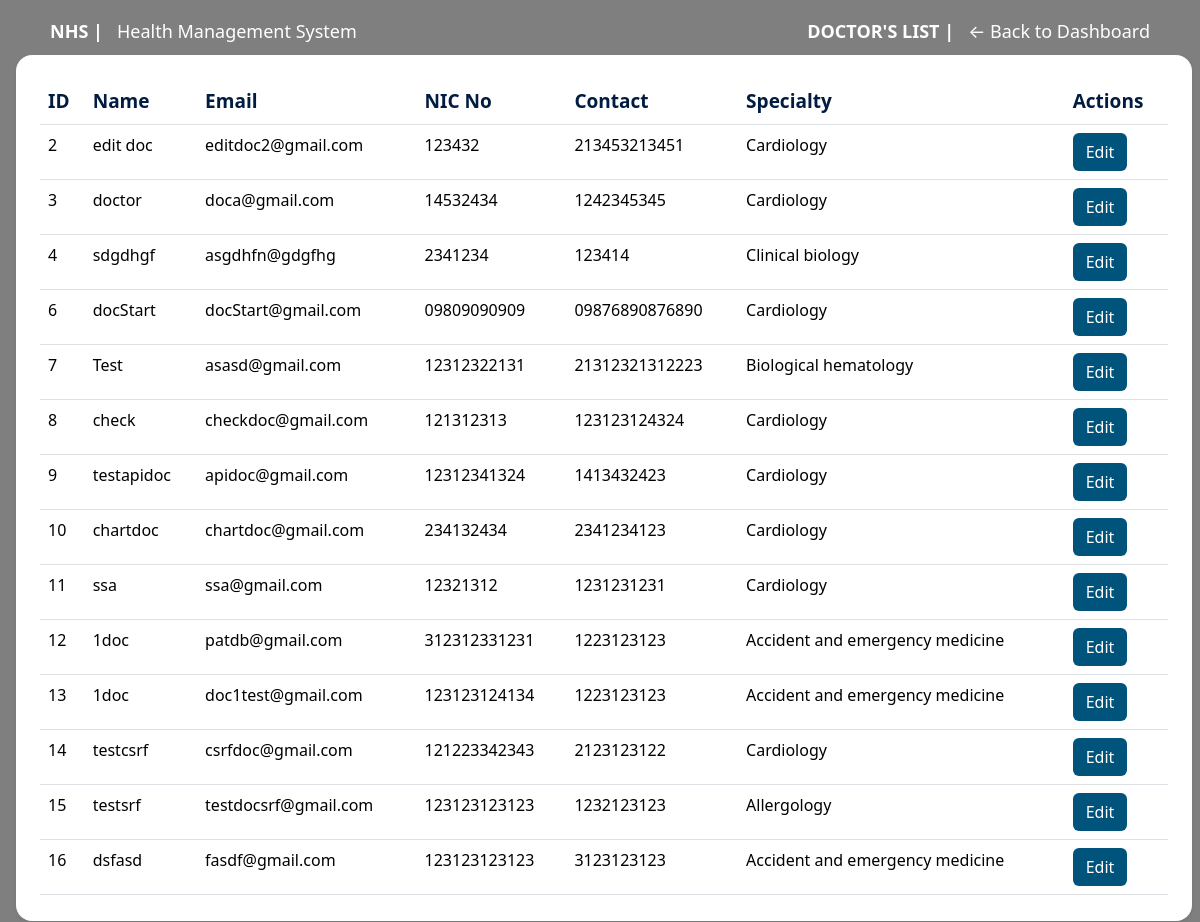
/admin/doctors (signed in), run on an earlier commit of the app's database.
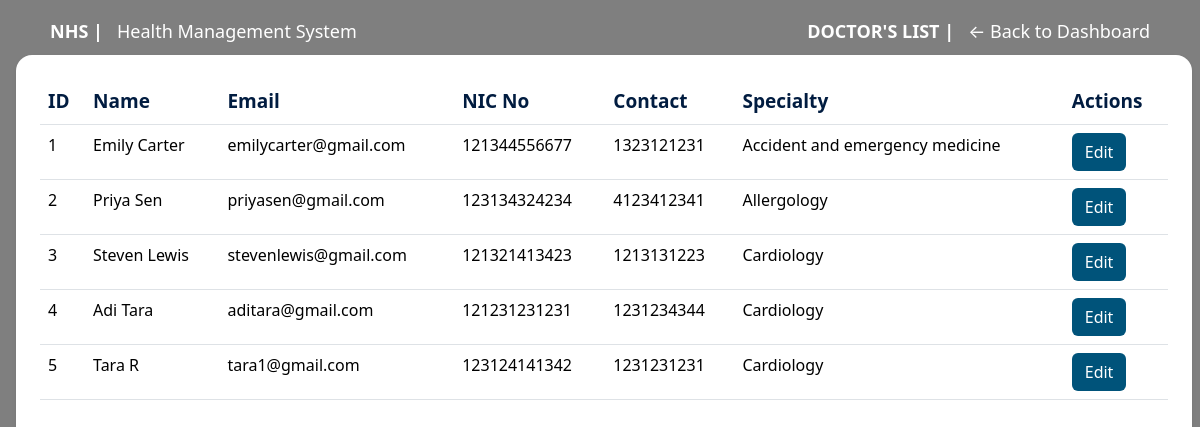
And on a later commit of the database.
### models/doctor.py (models this page shows, shortened)
class Doctor(db.Model, UserMixin):
    __tablename__ = 'doctor'
    doc_id = db.Column(db.Integer, primary_key=True, autoincrement=True)
    doc_email = db.Column(db.String(225), unique=True, nullable=False)
    doc_name = db.Column(db.String(225), nullable=False)
    doc_password = db.Column(db.String(225), nullable=False)
    doc_nic = db.Column(db.String(15), nullable=True)
    doc_tel = db.Column(db.String(15), nullable=True)
    specialty_id = db.Column(db.Integer, db.ForeignKey('specialities.id', ondelete='CASCADE'), nullable=True)
    appointments = db.relationship(
        'Appointment',
        back_populates='doctor',
        cascade='all, delete-orphan'
    )
    schedules = db.relationship(
        'DocSchedule',
        back_populates='doctor',
        cascade='all, delete-orphan',
        passive_deletes=True
    )

### models/specialities.py (models this page shows, shortened)
class Specialities(db.Model):
    __tablename__ = 'specialities'
    id = db.Column(db.Integer, primary_key=True, autoincrement=True)
    s_name = db.Column(db.String(50), unique=True, nullable=False)
    description = db.Column(db.String(255), nullable=True)
    doctors = db.relationship('Doctor', backref='speciality', lazy=True)

### app/routes/admin/doctors_list.py (the view)
@csrf.exempt
@admin_bp.route('/doctors', methods=['GET', 'POST'])
@login_required
def doctors_list():
    if not hasattr(current_user, 'a_email') or current_user.a_email != "admin@nhshospital.com":
        return redirect(url_for('auth.login'))
    doctors = Doctor.query.all()
    specialities = Specialities.query.all()
    return render_template('admin/doctors_list.html', doctors=doctors, specialities = specialities)

### app/templates/admin/doctors_list.html (shortened to what this page needs)
{% extends 'layout.html' %}
{% block body %} landing-page {% endblock %}
{% block navbar %}
<div class="container nav_bar">
    <div class="d-flex justify-content-between align-items-center mt-2">
        <div><a href="{{ url_for('main.landing_page') }}"><strong>NHS |</strong> &nbsp; Health Management System</a></div>
        <div><a href="{{ url_for('admin.dashboard') }}"><strong>DOCTOR'S LIST |</strong> &nbsp; ← Back to Dashboard</a></div>
    </div>
</div>
{% endblock %}
{% block body__content %}
<div class="main_container  mx-3 bg-white p-4 shadow-sm rounded-4"
     style="width: 98%; height: 91vh; overflow-y: auto;">
    <table class="table table-hover">
        <thead>
            <tr>
                <th>ID</th>
                <th>Name</th>
                <th>Email</th>
                <th>NIC No</th>
                <th>Contact</th>
                <th>Specialty</th>
                <th>Actions</th>
            </tr>
        </thead>
        <tbody>
            {% for doctor in doctors %}
            <tr>
                <td>{{ doctor.doc_id }}</td>
                <td>{{ doctor.doc_name }}</td>
                <td>{{ doctor.doc_email }}</td>
                <td>{{ doctor.doc_nic }}</td>
                <td>{{ doctor.doc_tel }}</td>
                <td>{{ doctor.speciality.s_name }}</td>
                <td>
                    <button type="button" class="detail_btn btn btn-edit "><a href="{{ url_for('admin.edit_doctor', doctor_id = doctor.doc_id) }}">Edit</a></button>
                </td>
            </tr>
            {% endfor %}
        </tbody>
    </table>
</div>
{% endblock %}

### app/templates/layout.html (shortened to what this page needs)
<!DOCTYPE html>
<html lang="en">
<head>
   <link rel="stylesheet" href="https://cdn.jsdelivr.net/npm/bootstrap@5.3.8/dist/css/bootstrap.min.css">
   <link rel="stylesheet" href="{{ url_for('static', filename='css/main.css') }}">
   <link rel="stylesheet" href="https://cdnjs.cloudflare.com/ajax/libs/font-awesome/6.5.1/css/all.min.css">
</head>
<body class="{% block body %}{% endblock %}">
    {% block navbar %}{% endblock %}
    <main>
        {% block body__content %}{% endblock %}
    </main>
</body>
</html>

### app/static/css/main.css (style rules this page uses)
body.landing-page { background-image: url("/static/images/hospital_pic.jpg"); display: flex; background-size: cover; background-position: center; background-repeat: no-repeat; height: 100vh; margin: 0; padding: 0; display: flex; flex-direction: column; position: relative; overflow: hidden; }
body.landing-page::before { content: ""; position: absolute; top: 0; left: 0; width: 100%; height: 100%; background-color: rgba(0, 0, 0, 0.5); z-index: 0; }
a { text-decoration: none; }
.main_container, .nav_bar { position: relative; z-index: 1; }
.nav_bar a { color: white; text-decoration: none; }
.nav_bar { color: white; font-size: large; }
.nav_bar { padding: 10px 20px; width: 100%; top: 0; left: 0; z-index: 100; }
.detail_btn { color: white; background-color: #00537A; }
.detail_btn a { text-decoration: none; color: white; }
.table th { font-size: 1.19rem; color: #011c40; }
a { color: white }

What changed in the data, as far as the page shows it:
removed Doctor: doc_id "6", doc_name "docStart", doc_email "docStart@gmail.com", doc_nic "09809090909", doc_tel "09876890876890", speciality.s_name "Cardiology"
removed Doctor: doc_id "7", doc_name "Test", doc_email "asasd@gmail.com", doc_nic "12312322131", doc_tel "21312321312223", speciality.s_name "Biological hematology"
removed Doctor: doc_id "8", doc_name "check", doc_email "checkdoc@gmail.com", doc_nic "121312313", doc_tel "123123124324", speciality.s_name "Cardiology"
removed Doctor: doc_id "9", doc_name "testapidoc", doc_email "apidoc@gmail.com", doc_nic "12312341324", doc_tel "1413432423", speciality.s_name "Cardiology"
removed Doctor: doc_id "10", doc_name "chartdoc", doc_email "chartdoc@gmail.com", doc_nic "234132434", doc_tel "2341234123", speciality.s_name "Cardiology"
removed Doctor: doc_id "11", doc_name "ssa", doc_email "ssa@gmail.com", doc_nic "12321312", doc_tel "1231231231", speciality.s_name "Cardiology"
removed Doctor: doc_id "12", doc_name "1doc", doc_email "patdb@gmail.com", doc_nic "312312331231", doc_tel "1223123123", speciality.s_name "Accident and emergency medicine"
removed Doctor: doc_id "13", doc_name "1doc", doc_email "doc1test@gmail.com", doc_nic "123123124134", doc_tel "1223123123", speciality.s_name "Accident and emergency medicine"
removed Doctor: doc_id "14", doc_name "testcsrf", doc_email "csrfdoc@gmail.com", doc_nic "121223342343", doc_tel "2123123122", speciality.s_name "Cardiology"
removed Doctor: doc_id "15", doc_name "testsrf", doc_email "testdocsrf@gmail.com", doc_nic "123123123123", doc_tel "1232123123", speciality.s_name "Allergology"
removed Doctor: doc_id "16", doc_name "dsfasd", doc_email "fasdf@gmail.com", doc_nic "123123123123", doc_tel "3123123123", speciality.s_name "Accident and emergency medicine"
added Doctor: doc_id "1", doc_name "Emily Carter", doc_email "emilycarter@gmail.com", doc_nic "121344556677", doc_tel "1323121231", speciality.s_name "Accident and emergency medicine"
changed Doctor id 2: doc_name "edit doc" → "Priya Sen"; doc_email "editdoc2@gmail.com" → "priyasen@gmail.com"; doc_nic "123432" → "123134324234"; doc_tel "213453213451" → "4123412341"; speciality.s_name "Cardiology" → "Allergology"
changed Doctor id 3: doc_name "doctor" → "Steven Lewis"; doc_email "doca@gmail.com" → "stevenlewis@gmail.com"; doc_nic "14532434" → "121321413423"; doc_tel "1242345345" → "1213131223"
changed Doctor id 4: doc_name "sdgdhgf" → "Adi Tara"; doc_email "asgdhfn@gdgfhg" → "aditara@gmail.com"; doc_nic "2341234" → "121231231231"; doc_tel "123414" → "1231234344"; speciality.s_name "Clinical biology" → "Cardiology"
added Doctor: doc_id "5", doc_name "Tara R", doc_email "tara1@gmail.com", doc_nic "123124141342", doc_tel "1231231231", speciality.s_name "Cardiology"
